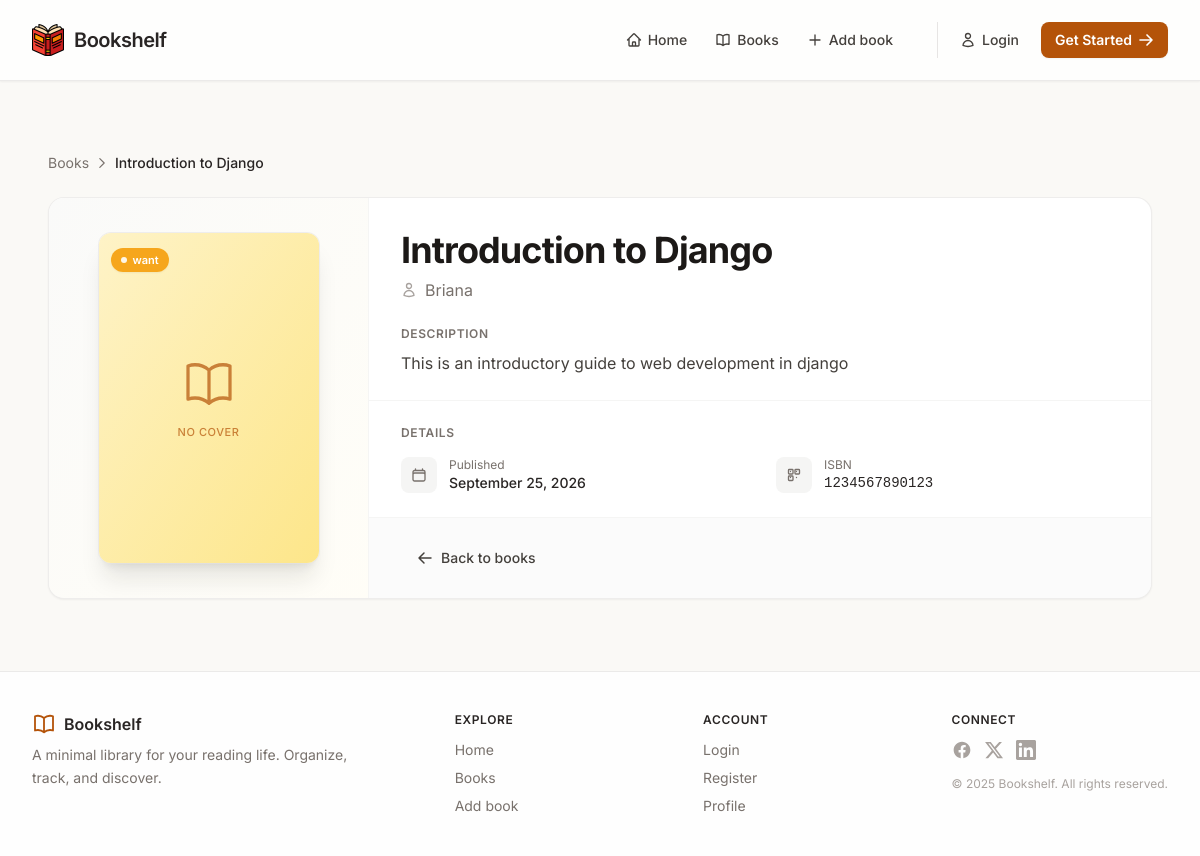
Page /books/1/ on the committed database.
### shelf/models.py (models this page shows, shortened)
class Book(models.Model):
  STATUS_CHOICES = [
      ("want", "Want to Read"),
      ("reading", "Currently Reading"),
      ("read", "Finished"),
  ]
  title = models.CharField(max_length=200)
  author = models.CharField(max_length=200)
  description = models.TextField()
  book_cover = models.ImageField(upload_to='book_covers/', blank=True, null=True, default='book_covers/default_cover.png')
  isbn = models.CharField(max_length=13)
  status = models.CharField(max_length=10, choices=STATUS_CHOICES, default="want")
  published_at = models.DateField(blank=True, null=True, auto_now_add=True)
  updated_at = models.DateField(blank=True, null=True, auto_now=True)
  owner = models.ForeignKey(User, on_delete=models.CASCADE, related_name='books')
  class Meta:
    ordering = ['-published_at']

### shelf/views.py (the view)
# urls.py: path('books/<int:pk>/', views.book_detail, name="book_detail" ),
def book_detail(request, pk):
    context = {}
    try:
        book = Book.objects.get(pk=pk)
        context['book'] = book
    except Book.DoesNotExist:
        messages.error(request, 'Book not found.')
        return redirect('shelf:books')
    return render(request, 'shelf/book_detail.html', context)

### shelf/templates/shelf/book_detail.html (shortened to what this page needs)
{% extends "layout.html" %}
{% block content %}
<div class="p-4">
  <nav class="flex items-center gap-1.5 text-sm text-stone-500 mb-6">
    <a href="{% url 'shelf:books' %}" class="hover:text-amber-800 transition">Books</a>
    <svg class="w-3.5 h-3.5" fill="none" stroke="currentColor" stroke-width="2" viewBox="0 0 24 24">
      <path stroke-linecap="round" stroke-linejoin="round" d="M8.25 4.5l7.5 7.5-7.5 7.5" />
    </svg>
    <span class="text-stone-800 font-medium truncate max-w-[16rem]">{{ book.title }}</span>
  </nav>
  <div class="bg-white rounded-2xl border border-stone-200/70 shadow-sm overflow-hidden">
    <div class="grid md:grid-cols-[280px_1fr] lg:grid-cols-[320px_1fr]">
      <div class="relative bg-gradient-to-br from-stone-50 to-amber-50/40 p-6 md:p-8 flex items-center justify-center
                  border-b md:border-b-0 md:border-r border-stone-100">
        <div class="relative w-full max-w-[220px] aspect-[2/3] rounded-xl overflow-hidden
                    shadow-xl shadow-stone-900/10 ring-1 ring-stone-200/60
                    bg-gradient-to-br from-amber-100 to-amber-200">
          {% if book.book_cover %}
            <img src="{{ book.book_cover.url }}"
                 alt="{{ book.title }} cover"
                 loading="lazy"
                 class="w-full h-full object-cover">
          {% else %}
            <div class="w-full h-full flex flex-col items-center justify-center gap-3 text-amber-700/70">
              <span class="text-[11px] font-medium uppercase tracking-wider">No cover</span>
            </div>
          {% endif %}
          <div class="absolute top-3 left-3">
            <span class="inline-flex items-center gap-1.5 px-2.5 py-1 text-[11px] font-semibold rounded-full shadow-sm backdrop-blur-sm
              {% if book.status == 'Available' %} bg-emerald-500/90 text-white
              {% elif book.status == 'Borrowed' %} bg-rose-500/90 text-white
              {% else %} bg-amber-500/90 text-white {% endif %}">
              <span class="w-1.5 h-1.5 rounded-full bg-white/90"></span>
              {{ book.status }}
            </span>
          </div>
        </div>
      </div>
      <div class="flex flex-col">
        <div class="px-6 md:px-8 pt-6 md:pt-8 pb-6">
          <div class="flex items-start justify-between gap-3 flex-wrap">
            <div class="min-w-0">
              <h1 class="text-2xl md:text-3xl lg:text-4xl font-bold tracking-tight text-stone-900 leading-tight">
                {{ book.title }}
              </h1>
              <p class="text-stone-500 mt-2 flex items-center gap-2 text-sm md:text-base">
                <span class="truncate">{{ book.author }}</span>
              </p>
            </div>
          </div>
        </div>
        {% if book.description %}
          <div class="px-6 md:px-8 pb-6">
            <h2 class="text-xs font-semibold uppercase tracking-wider text-stone-500 mb-2">Description</h2>
            <p class="text-stone-700 leading-relaxed whitespace-pre-line">{{ book.description }}</p>
          </div>
        {% endif %}
        <div class="px-6 md:px-8 py-6 border-t border-stone-100">
          <h2 class="text-xs font-semibold uppercase tracking-wider text-stone-500 mb-4">Details</h2>
          <dl class="grid grid-cols-1 sm:grid-cols-2 gap-x-8 gap-y-4">
            <div class="flex items-start gap-3">
              <div class="w-9 h-9 rounded-lg bg-stone-100 flex items-center justify-center text-stone-500 shrink-0">
              </div>
              <div class="min-w-0">
                <dt class="text-xs text-stone-500">Published</dt>
                <dd class="text-sm font-medium text-stone-800">
                  {{ book.published_at|date:"F j, Y"|default:"—" }}
                </dd>
              </div>
            </div>
            <div class="flex items-start gap-3">
              <div class="w-9 h-9 rounded-lg bg-stone-100 flex items-center justify-center text-stone-500 shrink-0">
              </div>
              <div class="min-w-0">
                <dt class="text-xs text-stone-500">ISBN</dt>
                <dd class="text-sm font-medium text-stone-800 font-mono">{{ book.isbn|default:"—" }}</dd>
              </div>
            </div>
          </dl>
        </div>
        <div class="mt-auto px-6 md:px-8 py-5 bg-stone-50/70 border-t border-stone-100 flex items-center justify-between gap-3 flex-wrap">
          <a href="{% url 'shelf:books' %}"
             class="inline-flex items-center gap-2 px-4 py-2.5 text-sm font-medium text-stone-700 rounded-lg hover:bg-stone-100 transition">
            <svg class="w-4 h-4" fill="none" stroke="currentColor" stroke-width="2.2" viewBox="0 0 24 24">
              <path stroke-linecap="round" stroke-linejoin="round" d="M10.5 19.5L3 12m0 0l7.5-7.5M3 12h18" />
            </svg>
            Back to books
          </a>
        </div>
      </div>
    </div>
  </div>
</div>
{% endblock %}

### templates/layout.html (style rules this page uses)
* { font-family: 'Inter', system-ui, sans-serif; }

### rows in the picture
Book: title "Introduction to Django", status "want", author "Briana", description "This is an introductory guide to web development in django", published_at "September 25, 2026", isbn "1234567890123"
